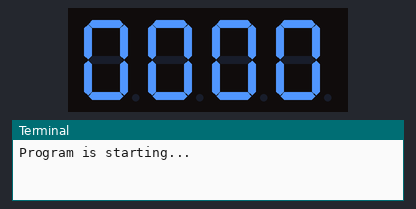
Simulated run of this program. Board: Raspberry Pi (header pin numbers). Shown: 4-digit seven-segment display, the last lines printed to the terminal. Threads take turns every 2 ms.

Above: at 0.1 s.
At 2.1 s:
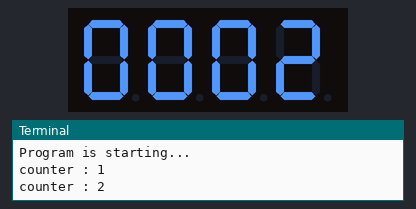
At 6.1 s:
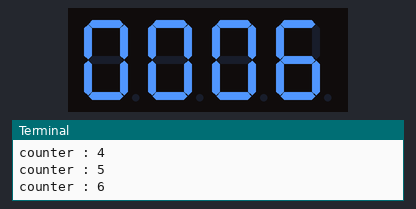
At 9.1 s:
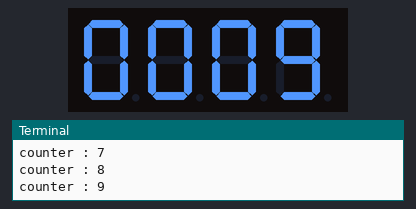
At 14.1 s:
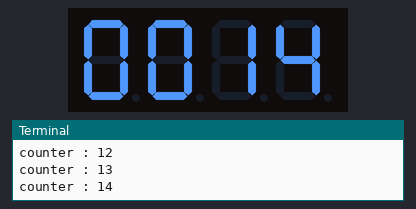
At 18.1 s:
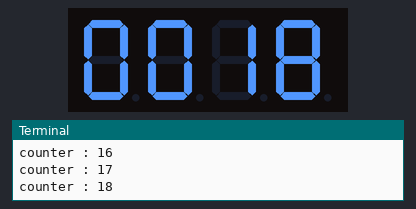

Measured:
- what the display in image 0 shows lasts 1.0 s, from 0.1 s to 1.1 s

The program:

StopWatch.py
```python
import RPi.GPIO as GPIO
import time
import threading

# define the data bit that is transmitted  preferentially in the shiftout function
LSBFIRST = 1
MSBFIRST = 2

# define the pin for 74HC95
dataPin = 18  # DS Pin of 74HC95 (Pin 14)
latchPin = 16  # ST_CP Pin of 74HC95 (Pin 12)
clockPin = 12  # CH_CP Pin of 74HC95 (Pin 11)

# Character 0-9 code of common anode 7-desgment display : following are in a way unsigned charcter num
num = (0xc0, 0xf9, 0xa4, 0xb0, 0x99, 0x92, 0x82, 0xf8, 0x80, 0x90)
digitPin = (11, 13, 15, 19)  # Define 7-Segment display common pin
counter = 0  # this number will be displayed by 7-Segment display
t = 0


def setup():
    GPIO.setmode(GPIO.BOARD)  # physical GPIO Numbering
    GPIO.setup(dataPin, GPIO.OUT)
    GPIO.setup(latchPin, GPIO.OUT)
    GPIO.setup(clockPin, GPIO.OUT)
    for pin in digitPin:
        GPIO.setup(pin, GPIO.OUT)


def shiftOut(dPin, cPin, order, val):
    for item in range(0, 8):
        GPIO.output(cPin, GPIO.LOW)
        if(order == LSBFIRST):  # Left to right flow
            GPIO.output(dPin, (0x01 & (val >> item) == 0x01)
                        and GPIO.HIGH or GPIO.LOW)
        elif(order == MSBFIRST):  # right to left flow
            GPIO.output(dPin, (0x80 & (val << item) == 0x80)
                        and GPIO.HIGH or GPIO.LOW)

        GPIO.output(cPin, GPIO.HIGH)


def outData(data):  # function used to output data for
    GPIO.output(latchPin, GPIO.LOW)
    shiftOut(dataPin, clockPin, MSBFIRST, data)
    GPIO.output(latchPin, GPIO.HIGH)


def selectDigit(digit):  # open pne of the 7-segment display and close the remaining
    GPIO.output(digitPin[0], GPIO.LOW if (
        (digit & 0x08) == 0x08) else GPIO.HIGH)
    GPIO.output(digitPin[1], GPIO.LOW if (
        (digit & 0x04) == 0x04) else GPIO.HIGH)
    GPIO.output(digitPin[2], GPIO.LOW if (
        (digit & 0x02) == 0x02) else GPIO.HIGH)
    GPIO.output(digitPin[3], GPIO.LOW if (
        (digit & 0x01) == 0x01) else GPIO.HIGH)


def display(dec):
    outData(0xff)  # eliminate residual display
    selectDigit(0x01)  # select the first and display the single digit
    outData(num[dec % 10])
    time.sleep(0.003)
    outData(0xff)
    selectDigit(0x02)  # select the second  and display the ten digit
    outData(num[dec % 100//10])
    time.sleep(0.003)
    outData(0xff)  # eliminate residual display
    selectDigit(0x04)  # select the third  and display the hundred digit
    outData(num[dec % 10000//100])
    time.sleep(0.003)
    outData(0xff)
    selectDigit(0x08)   # Select the fourth, and display the thousands digit
    outData(num[dec % 10000//1000])
    time.sleep(0.003)


def timer():
    global counter
    global t
    t = threading.Timer(1.0, timer)
    t.start()
    counter += 1
    print("counter : %d" % counter)


def loop():
    global t
    global counter
    t = threading.Timer(1.0, timer)
    t.start()
    while True:
        display(counter)


def destroy():
    global t
    GPIO.cleanup()
    t.Cancel()


if __name__ == '__main__':
    print('Program is starting...')
    setup()
    try:
        loop()
    except KeyboardInterrupt:  # terminate app on ctrl-c
        destroy()
```
